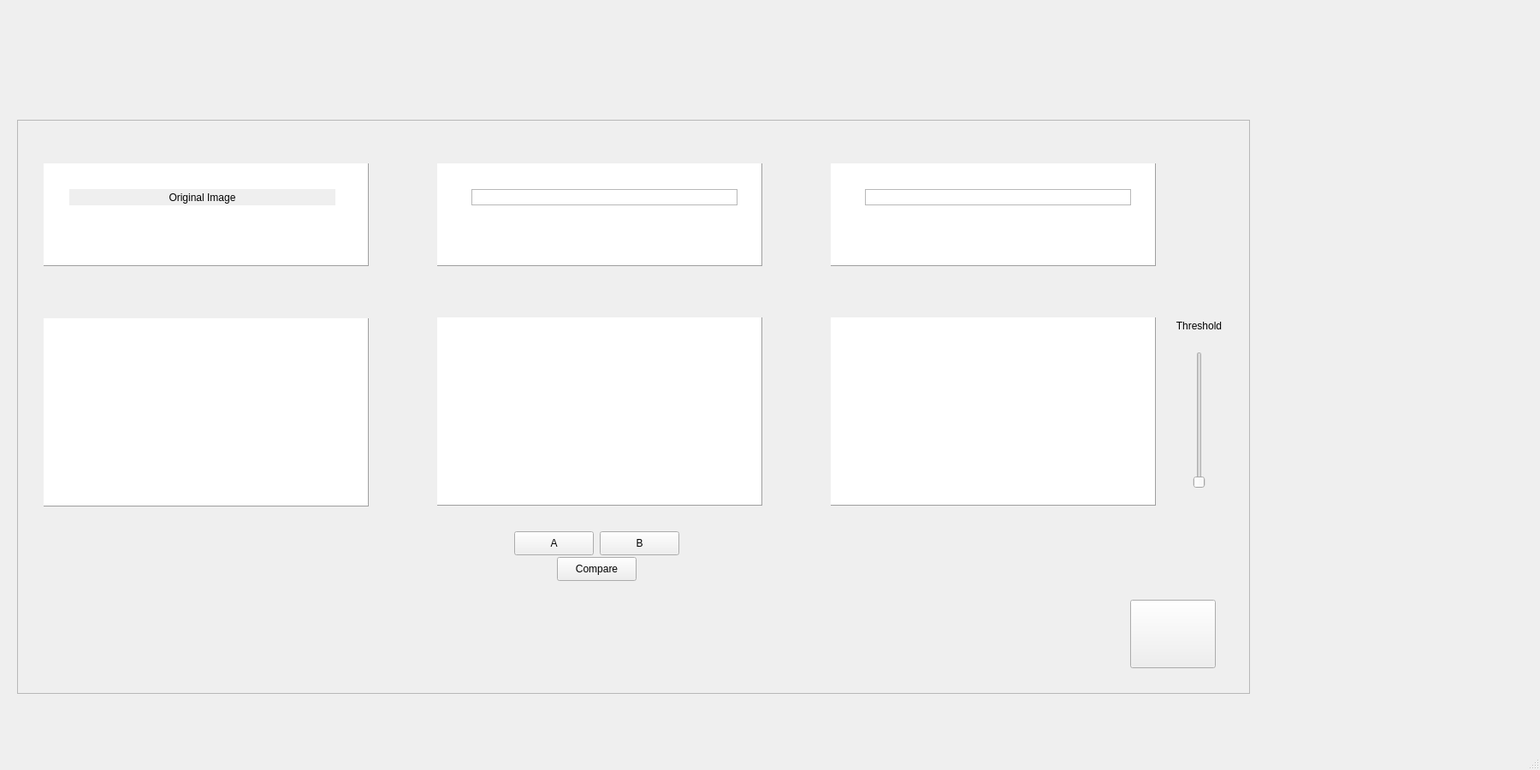
<?xml version="1.0" encoding="UTF-8"?>
<ui version="4.0">
 <class>MainWindow</class>
 <widget class="QMainWindow" name="MainWindow">
  <property name="geometry">
   <rect>
    <x>0</x>
    <y>0</y>
    <width>1800</width>
    <height>900</height>
   </rect>
  </property>
  <property name="windowTitle">
   <string>MainWindow</string>
  </property>
  <property name="autoFillBackground">
   <bool>true</bool>
  </property>
  <property name="documentMode">
   <bool>false</bool>
  </property>
  <widget class="QWidget" name="centralwidget">
   <widget class="QStackedWidget" name="stackedWidget">
    <property name="geometry">
     <rect>
      <x>20</x>
      <y>140</y>
      <width>1441</width>
      <height>671</height>
     </rect>
    </property>
    <property name="frameShape">
     <enum>QFrame::Shape::StyledPanel</enum>
    </property>
    <property name="currentIndex">
     <number>0</number>
    </property>
    <widget class="QWidget" name="Page_1">
     <widget class="QSlider" name="horizontalSlider">
      <property name="geometry">
       <rect>
        <x>1370</x>
        <y>270</y>
        <width>22</width>
        <height>160</height>
       </rect>
      </property>
      <property name="maximum">
       <number>256</number>
      </property>
      <property name="singleStep">
       <number>1</number>
      </property>
      <property name="pageStep">
       <number>16</number>
      </property>
      <property name="orientation">
       <enum>Qt::Orientation::Vertical</enum>
      </property>
     </widget>
     <widget class="QLabel" name="label1">
      <property name="geometry">
       <rect>
        <x>60</x>
        <y>80</y>
        <width>311</width>
        <height>19</height>
       </rect>
      </property>
      <property name="autoFillBackground">
       <bool>true</bool>
      </property>
      <property name="text">
       <string>Original Image</string>
      </property>
      <property name="alignment">
       <set>Qt::AlignmentFlag::AlignCenter</set>
      </property>
     </widget>
     <widget class="QGraphicsView" name="graphicsView6">
      <property name="geometry">
       <rect>
        <x>950</x>
        <y>230</y>
        <width>380</width>
        <height>220</height>
       </rect>
      </property>
      <property name="frameShape">
       <enum>QFrame::Shape::Panel</enum>
      </property>
      <property name="frameShadow">
       <enum>QFrame::Shadow::Raised</enum>
      </property>
     </widget>
     <widget class="QGraphicsView" name="graphicsView3">
      <property name="geometry">
       <rect>
        <x>490</x>
        <y>230</y>
        <width>380</width>
        <height>220</height>
       </rect>
      </property>
      <property name="frameShape">
       <enum>QFrame::Shape::Panel</enum>
      </property>
      <property name="frameShadow">
       <enum>QFrame::Shadow::Raised</enum>
      </property>
     </widget>
     <widget class="QLabel" name="label3">
      <property name="geometry">
       <rect>
        <x>990</x>
        <y>80</y>
        <width>311</width>
        <height>19</height>
       </rect>
      </property>
      <property name="frameShape">
       <enum>QFrame::Shape::StyledPanel</enum>
      </property>
      <property name="frameShadow">
       <enum>QFrame::Shadow::Sunken</enum>
      </property>
      <property name="text">
       <string/>
      </property>
      <property name="alignment">
       <set>Qt::AlignmentFlag::AlignCenter</set>
      </property>
     </widget>
     <widget class="QGraphicsView" name="graphicsView5">
      <property name="geometry">
       <rect>
        <x>950</x>
        <y>50</y>
        <width>380</width>
        <height>120</height>
       </rect>
      </property>
      <property name="frameShape">
       <enum>QFrame::Shape::Panel</enum>
      </property>
      <property name="frameShadow">
       <enum>QFrame::Shadow::Raised</enum>
      </property>
      <property name="lineWidth">
       <number>1</number>
      </property>
     </widget>
     <widget class="QLabel" name="label2">
      <property name="geometry">
       <rect>
        <x>530</x>
        <y>80</y>
        <width>311</width>
        <height>19</height>
       </rect>
      </property>
      <property name="frameShape">
       <enum>QFrame::Shape::StyledPanel</enum>
      </property>
      <property name="frameShadow">
       <enum>QFrame::Shadow::Sunken</enum>
      </property>
      <property name="text">
       <string/>
      </property>
      <property name="alignment">
       <set>Qt::AlignmentFlag::AlignCenter</set>
      </property>
     </widget>
     <widget class="QGraphicsView" name="graphicsView4">
      <property name="geometry">
       <rect>
        <x>30</x>
        <y>231</y>
        <width>380</width>
        <height>220</height>
       </rect>
      </property>
      <property name="frameShape">
       <enum>QFrame::Shape::Panel</enum>
      </property>
      <property name="frameShadow">
       <enum>QFrame::Shadow::Raised</enum>
      </property>
     </widget>
     <widget class="QGraphicsView" name="graphicsView2">
      <property name="geometry">
       <rect>
        <x>490</x>
        <y>50</y>
        <width>380</width>
        <height>120</height>
       </rect>
      </property>
      <property name="frameShape">
       <enum>QFrame::Shape::Panel</enum>
      </property>
      <property name="frameShadow">
       <enum>QFrame::Shadow::Raised</enum>
      </property>
      <property name="lineWidth">
       <number>1</number>
      </property>
     </widget>
     <widget class="QGraphicsView" name="graphicsView">
      <property name="geometry">
       <rect>
        <x>30</x>
        <y>50</y>
        <width>380</width>
        <height>120</height>
       </rect>
      </property>
      <property name="frameShape">
       <enum>QFrame::Shape::Panel</enum>
      </property>
      <property name="frameShadow">
       <enum>QFrame::Shadow::Raised</enum>
      </property>
      <property name="sizeAdjustPolicy">
       <enum>QAbstractScrollArea::SizeAdjustPolicy::AdjustToContents</enum>
      </property>
      <property name="interactive">
       <bool>false</bool>
      </property>
     </widget>
     <widget class="QPushButton" name="pushButton3">
      <property name="geometry">
       <rect>
        <x>630</x>
        <y>510</y>
        <width>93</width>
        <height>28</height>
       </rect>
      </property>
      <property name="text">
       <string>Compare</string>
      </property>
     </widget>
     <widget class="QPushButton" name="pushButton1">
      <property name="geometry">
       <rect>
        <x>580</x>
        <y>480</y>
        <width>93</width>
        <height>28</height>
       </rect>
      </property>
      <property name="text">
       <string>A</string>
      </property>
     </widget>
     <widget class="QPushButton" name="pushButton2">
      <property name="geometry">
       <rect>
        <x>680</x>
        <y>480</y>
        <width>93</width>
        <height>28</height>
       </rect>
      </property>
      <property name="text">
       <string>B</string>
      </property>
     </widget>
     <widget class="QPushButton" name="Button1">
      <property name="geometry">
       <rect>
        <x>1300</x>
        <y>560</y>
        <width>100</width>
        <height>80</height>
       </rect>
      </property>
      <property name="font">
       <font>
        <pointsize>12</pointsize>
       </font>
      </property>
      <property name="text">
       <string/>
      </property>
      <property name="icon">
       <iconset theme="QIcon::ThemeIcon::GoNext"/>
      </property>
     </widget>
     <widget class="QLabel" name="label_3">
      <property name="geometry">
       <rect>
        <x>1340</x>
        <y>230</y>
        <width>81</width>
        <height>19</height>
       </rect>
      </property>
      <property name="layoutDirection">
       <enum>Qt::LayoutDirection::LeftToRight</enum>
      </property>
      <property name="text">
       <string>Threshold</string>
      </property>
      <property name="alignment">
       <set>Qt::AlignmentFlag::AlignCenter</set>
      </property>
     </widget>
     <zorder>horizontalSlider</zorder>
     <zorder>graphicsView5</zorder>
     <zorder>graphicsView2</zorder>
     <zorder>graphicsView</zorder>
     <zorder>pushButton3</zorder>
     <zorder>pushButton1</zorder>
     <zorder>pushButton2</zorder>
     <zorder>Button1</zorder>
     <zorder>label2</zorder>
     <zorder>label3</zorder>
     <zorder>label1</zorder>
     <zorder>graphicsView3</zorder>
     <zorder>graphicsView6</zorder>
     <zorder>label_3</zorder>
     <zorder>graphicsView4</zorder>
    </widget>
    <widget class="QWidget" name="page_2">
     <widget class="QPushButton" name="pushButton4">
      <property name="geometry">
       <rect>
        <x>1030</x>
        <y>500</y>
        <width>221</width>
        <height>28</height>
       </rect>
      </property>
      <property name="autoFillBackground">
       <bool>true</bool>
      </property>
      <property name="text">
       <string>Histogram Equalization</string>
      </property>
     </widget>
     <widget class="QGraphicsView" name="graphicsView12">
      <property name="geometry">
       <rect>
        <x>950</x>
        <y>240</y>
        <width>380</width>
        <height>220</height>
       </rect>
      </property>
      <property name="frameShape">
       <enum>QFrame::Shape::Panel</enum>
      </property>
      <property name="frameShadow">
       <enum>QFrame::Shadow::Raised</enum>
      </property>
     </widget>
     <widget class="QGraphicsView" name="graphicsView11">
      <property name="geometry">
       <rect>
        <x>950</x>
        <y>60</y>
        <width>380</width>
        <height>120</height>
       </rect>
      </property>
      <property name="frameShape">
       <enum>QFrame::Shape::Panel</enum>
      </property>
      <property name="frameShadow">
       <enum>QFrame::Shadow::Raised</enum>
      </property>
      <property name="lineWidth">
       <number>1</number>
      </property>
     </widget>
     <widget class="QGraphicsView" name="graphicsView9">
      <property name="geometry">
       <rect>
        <x>30</x>
        <y>60</y>
        <width>380</width>
        <height>120</height>
       </rect>
      </property>
      <property name="frameShape">
       <enum>QFrame::Shape::Panel</enum>
      </property>
      <property name="frameShadow">
       <enum>QFrame::Shadow::Raised</enum>
      </property>
      <property name="lineWidth">
       <number>1</number>
      </property>
     </widget>
     <widget class="QLabel" name="label6">
      <property name="geometry">
       <rect>
        <x>990</x>
        <y>90</y>
        <width>311</width>
        <height>19</height>
       </rect>
      </property>
      <property name="frameShape">
       <enum>QFrame::Shape::StyledPanel</enum>
      </property>
      <property name="frameShadow">
       <enum>QFrame::Shadow::Sunken</enum>
      </property>
      <property name="text">
       <string/>
      </property>
      <property name="alignment">
       <set>Qt::AlignmentFlag::AlignCenter</set>
      </property>
     </widget>
     <widget class="QGraphicsView" name="graphicsView10">
      <property name="geometry">
       <rect>
        <x>30</x>
        <y>240</y>
        <width>380</width>
        <height>220</height>
       </rect>
      </property>
      <property name="frameShape">
       <enum>QFrame::Shape::Panel</enum>
      </property>
      <property name="frameShadow">
       <enum>QFrame::Shadow::Raised</enum>
      </property>
     </widget>
     <widget class="QSlider" name="horizontalSlider3">
      <property name="geometry">
       <rect>
        <x>690</x>
        <y>520</y>
        <width>160</width>
        <height>22</height>
       </rect>
      </property>
      <property name="orientation">
       <enum>Qt::Orientation::Horizontal</enum>
      </property>
     </widget>
     <widget class="QSlider" name="horizontalSlider4">
      <property name="geometry">
       <rect>
        <x>50</x>
        <y>520</y>
        <width>160</width>
        <height>22</height>
       </rect>
      </property>
      <property name="minimum">
       <number>-100</number>
      </property>
      <property name="maximum">
       <number>100</number>
      </property>
      <property name="orientation">
       <enum>Qt::Orientation::Horizontal</enum>
      </property>
     </widget>
     <widget class="QLabel" name="label5">
      <property name="geometry">
       <rect>
        <x>60</x>
        <y>90</y>
        <width>311</width>
        <height>19</height>
       </rect>
      </property>
      <property name="frameShape">
       <enum>QFrame::Shape::StyledPanel</enum>
      </property>
      <property name="frameShadow">
       <enum>QFrame::Shadow::Sunken</enum>
      </property>
      <property name="text">
       <string/>
      </property>
      <property name="alignment">
       <set>Qt::AlignmentFlag::AlignCenter</set>
      </property>
     </widget>
     <widget class="QLabel" name="label4">
      <property name="geometry">
       <rect>
        <x>530</x>
        <y>90</y>
        <width>311</width>
        <height>19</height>
       </rect>
      </property>
      <property name="frameShape">
       <enum>QFrame::Shape::StyledPanel</enum>
      </property>
      <property name="frameShadow">
       <enum>QFrame::Shadow::Sunken</enum>
      </property>
      <property name="text">
       <string/>
      </property>
      <property name="alignment">
       <set>Qt::AlignmentFlag::AlignCenter</set>
      </property>
     </widget>
     <widget class="QGraphicsView" name="graphicsView7">
      <property name="geometry">
       <rect>
        <x>490</x>
        <y>60</y>
        <width>380</width>
        <height>120</height>
       </rect>
      </property>
      <property name="frameShape">
       <enum>QFrame::Shape::Panel</enum>
      </property>
      <property name="frameShadow">
       <enum>QFrame::Shadow::Raised</enum>
      </property>
      <property name="lineWidth">
       <number>1</number>
      </property>
     </widget>
     <widget class="QSlider" name="horizontalSlider5">
      <property name="geometry">
       <rect>
        <x>240</x>
        <y>520</y>
        <width>160</width>
        <height>22</height>
       </rect>
      </property>
      <property name="minimum">
       <number>-100</number>
      </property>
      <property name="maximum">
       <number>100</number>
      </property>
      <property name="orientation">
       <enum>Qt::Orientation::Horizontal</enum>
      </property>
     </widget>
     <widget class="QGraphicsView" name="graphicsView8">
      <property name="geometry">
       <rect>
        <x>490</x>
        <y>240</y>
        <width>380</width>
        <height>220</height>
       </rect>
      </property>
      <property name="frameShape">
       <enum>QFrame::Shape::Panel</enum>
      </property>
      <property name="frameShadow">
       <enum>QFrame::Shadow::Raised</enum>
      </property>
     </widget>
     <widget class="QSlider" name="horizontalSlider2">
      <property name="geometry">
       <rect>
        <x>510</x>
        <y>520</y>
        <width>160</width>
        <height>22</height>
       </rect>
      </property>
      <property name="minimum">
       <number>0</number>
      </property>
      <property name="maximum">
       <number>200</number>
      </property>
      <property name="orientation">
       <enum>Qt::Orientation::Horizontal</enum>
      </property>
     </widget>
     <widget class="QPushButton" name="Button2">
      <property name="geometry">
       <rect>
        <x>20</x>
        <y>560</y>
        <width>100</width>
        <height>80</height>
       </rect>
      </property>
      <property name="font">
       <font>
        <bold>false</bold>
       </font>
      </property>
      <property name="autoFillBackground">
       <bool>true</bool>
      </property>
      <property name="text">
       <string/>
      </property>
      <property name="icon">
       <iconset theme="QIcon::ThemeIcon::GoPrevious"/>
      </property>
     </widget>
     <widget class="QLabel" name="label">
      <property name="geometry">
       <rect>
        <x>70</x>
        <y>490</y>
        <width>131</width>
        <height>19</height>
       </rect>
      </property>
      <property name="text">
       <string>Brightness</string>
      </property>
      <property name="alignment">
       <set>Qt::AlignmentFlag::AlignCenter</set>
      </property>
     </widget>
     <widget class="QLabel" name="label_2">
      <property name="geometry">
       <rect>
        <x>260</x>
        <y>490</y>
        <width>121</width>
        <height>20</height>
       </rect>
      </property>
      <property name="text">
       <string>Contrast</string>
      </property>
      <property name="alignment">
       <set>Qt::AlignmentFlag::AlignCenter</set>
      </property>
     </widget>
     <widget class="QLabel" name="label_4">
      <property name="geometry">
       <rect>
        <x>540</x>
        <y>490</y>
        <width>121</width>
        <height>20</height>
       </rect>
      </property>
      <property name="text">
       <string>Resize</string>
      </property>
      <property name="alignment">
       <set>Qt::AlignmentFlag::AlignCenter</set>
      </property>
     </widget>
     <widget class="QLabel" name="label_5">
      <property name="geometry">
       <rect>
        <x>710</x>
        <y>490</y>
        <width>121</width>
        <height>20</height>
       </rect>
      </property>
      <property name="text">
       <string>GrayScale</string>
      </property>
      <property name="alignment">
       <set>Qt::AlignmentFlag::AlignCenter</set>
      </property>
     </widget>
     <zorder>pushButton4</zorder>
     <zorder>graphicsView11</zorder>
     <zorder>graphicsView9</zorder>
     <zorder>graphicsView10</zorder>
     <zorder>horizontalSlider3</zorder>
     <zorder>horizontalSlider4</zorder>
     <zorder>label5</zorder>
     <zorder>graphicsView7</zorder>
     <zorder>horizontalSlider5</zorder>
     <zorder>graphicsView8</zorder>
     <zorder>horizontalSlider2</zorder>
     <zorder>Button2</zorder>
     <zorder>label4</zorder>
     <zorder>label6</zorder>
     <zorder>label</zorder>
     <zorder>label_2</zorder>
     <zorder>label_4</zorder>
     <zorder>label_5</zorder>
     <zorder>graphicsView12</zorder>
    </widget>
   </widget>
  </widget>
  <widget class="QStatusBar" name="statusbar"/>
  <action name="actionPage1">
   <property name="text">
    <string>actionPage1</string>
   </property>
  </action>
  <action name="actionPage2">
   <property name="text">
    <string>actonPage2</string>
   </property>
  </action>
 </widget>
 <resources/>
 <connections/>
</ui>
